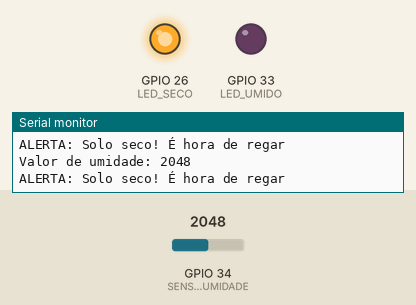
Simulated run of this sketch. Board: ESP32. Parts: output pins drawn as LEDs (lit = HIGH), the last lines printed to the serial monitor. The inputs (shaded band) are chosen by the test bench; at power-on: GPIO 34 (SENSOR_DE_UMIDADE) = 2048.

Above: at 1.8 s.
1.9 s: GPIO 34 (SENSOR_DE_UMIDADE) set to 1973
At 2.5 s:
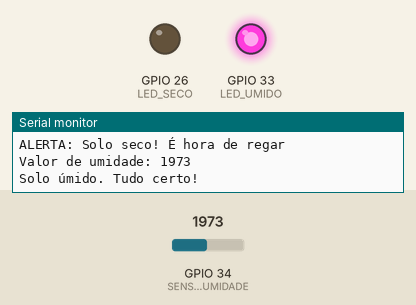
3.5 s: GPIO 34 (SENSOR_DE_UMIDADE) set to 2040
At 5.2 s:
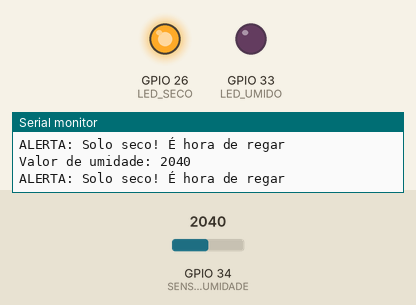
5.5 s: GPIO 34 (SENSOR_DE_UMIDADE) set to 1960
At 6.8 s:
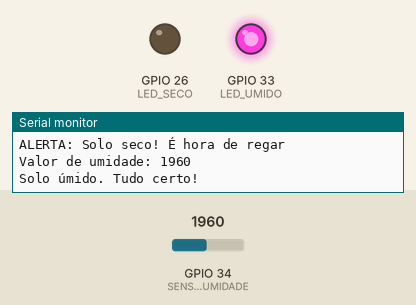
Timing chart, 0 to 8.5 s (numbered marks = the images above; inputs shaded):
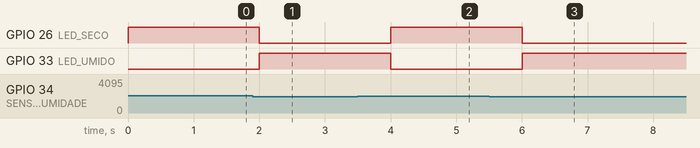

Measured:
- the behaviour switches between 2001 and 2000 on GPIO 34 (SENSOR_DE_UMIDADE) (found by bisection; images 0 and 1)
- after the input at 1.9 s, GPIO 26 (LED_SECO): HIGH → LOW after 0.10 s; GPIO 33 (LED_UMIDO): LOW → HIGH after 0.10 s
- after the input at 3.5 s, GPIO 26 (LED_SECO): LOW → HIGH after 0.50 s; GPIO 33 (LED_UMIDO): HIGH → LOW after 0.50 s
- after the input at 5.5 s, GPIO 26 (LED_SECO): HIGH → LOW after 0.50 s; GPIO 33 (LED_UMIDO): LOW → HIGH after 0.50 s

The sketch:

sketch.ino
```cpp
const int SENSOR_DE_UMIDADE = 34;
const int LED_SECO = 26;
const int LED_UMIDO = 33;
const int LIMIAR_SECO = 2000;

void setup() {
  // put your setup code here, to run once:
  Serial.begin(115200);
pinMode(LED_SECO, OUTPUT);
pinMode(LED_UMIDO, OUTPUT);


}

void loop() {
   int valor_umidade = analogRead(SENSOR_DE_UMIDADE);

   Serial.print("Valor de umidade: ");
   Serial.println(valor_umidade);

   if(valor_umidade > LIMIAR_SECO){
    Serial.println("ALERTA: Solo seco! É hora de regar");
    digitalWrite(LED_SECO, HIGH);
    digitalWrite(LED_UMIDO, LOW);


   }
    else {
      Serial.println("Solo úmido. Tudo certo!");
      digitalWrite(LED_SECO, LOW);
      digitalWrite(LED_UMIDO, HIGH);

    }

    delay(1000);
}
```
